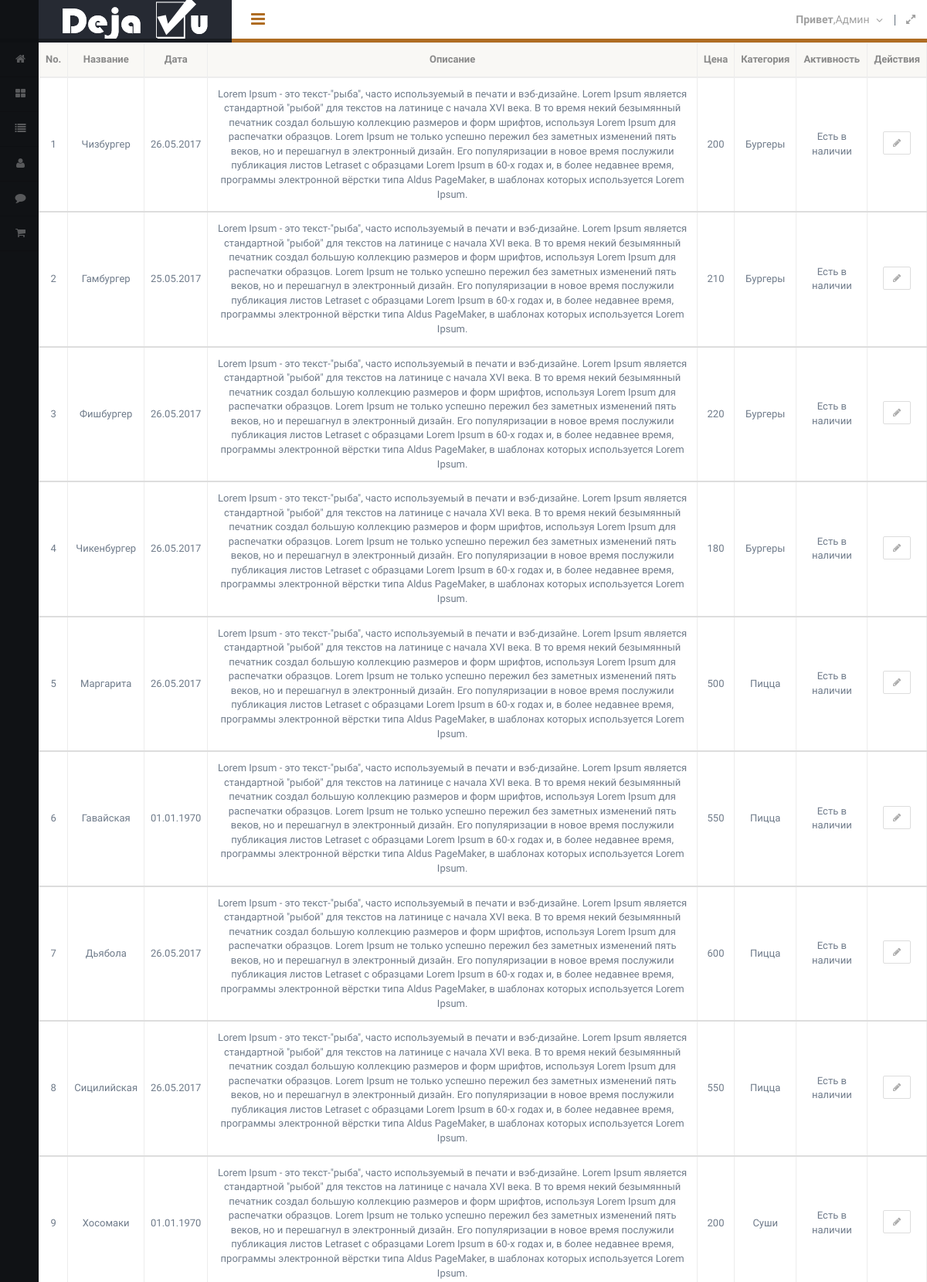
/admin/goods/index.php (signed in, upper part), run on the app's committed database.
### tables this page shows
CREATE TABLE IF NOT EXISTS `goods` (
  `id` int(11) NOT NULL,
  `name` varchar(255) NOT NULL,
  `date` int(11) DEFAULT NULL,
  `description` text,
  `price` int(11) NOT NULL,
  `id_category` int(11) DEFAULT NULL,
  `active` tinyint(1) NOT NULL DEFAULT '1'
);

CREATE TABLE IF NOT EXISTS `category` (
  `id` int(11) NOT NULL,
  `name` varchar(50) NOT NULL
);

### admin/goods/index.php (called while the page is built, shortened)
<?php
include_once("../../lib/db.php");
include ("../template/header.php");
include ("goods_select.php");?>
<?php include ("../template/footer.php"); ?>

### lib/db.php (called while the page is built, shortened)
<?php
$conn = mysqli_connect(DB_HOST, DB_USER, DB_PASSWORD, DB_NAME);
function fetchAll($sql){
    global $conn;
    $arr = [];
    $res = mysqli_query($conn, $sql);
    if (mysqli_num_rows($res) == 0) {
        return false;
    } else {
        while ($row = mysqli_fetch_array($res, MYSQLI_ASSOC)){
            $arr[] = $row;
        }
        return $arr;
    }
}

### admin/goods/goods_select.php (the view, shortened to what this page needs)
<?php
	$sql = "
		SELECT  goods.id, goods.name AS goods_name, goods.date, goods.description, goods.price, category.name AS category_name, goods.active
		FROM goods
		LEFT JOIN category
		ON  category.id = goods.id_category
	";
	$row = fetchAll($sql);
	?>
	<div class="table-responsive">
		<table cellpadding="0" cellspacing="0" border="0" class="table table-bordered table-striped">
			<thead>
					<tr>
						<th>No.</th>
						<th>Название</th>
						<th>Дата</th>
						<th>Описание</th>
						<th>Цена</th>
						<th>Категория</th>
						<th>Активность</th>
						<th>Действия</th>
					</tr>
			</thead>
	<? foreach ($row as $value) { ?>
			<tbody align="center">
					<tr>
						<td><?=$value["id"]?></td>
						<td valign="middle"><?=$value["goods_name"]?></td>
						<td><?=gmdate("d.m.Y", $value["date"])?></td>
						<td><?=$value["description"]?></td>
						<td><?=$value["price"]?></td>
						<td><?=$value["category_name"]?></td>
						<td><?
						if ($value["active"] == 1){
						echo "Есть в наличии";
						} else {
							echo "Нет в наличии";
						}
						?></td>
						<td>
							<span class="tooltip-area">
							<a href="goods_add.php?id=<?=$value['id']?>" class="btn btn-default btn-sm" title="Edit"><i class="fa fa-pencil"></i></a>
							</span>
						</td>
					</tr>
			</tbody>
	<?};?>
	</table>
		</div>

### data on the page
goods: id "1", name "Чизбургер", date "26.05.2017", description "Lorem Ipsum - это текст-\"рыба\", часто используемый в печати и вэб-дизайне. Lorem Ipsum является стандартной \"рыбой\" для текстов на латинице с начала XVI века. В то время некий безымянный печатник создал большую коллекцию размеров и форм шрифтов, используя Lorem Ipsum для распечатки образцов. Lorem Ipsum не только успешно пережил без заметных изменений пять веков, но и перешагнул в электронный дизайн. Его популяризации в новое время послужили публикация листов Letraset с образцами Lorem Ipsum в 60-х годах и, в более недавнее время, программы электронной вёрстки типа Aldus PageMaker, в шаблонах которых используется Lorem Ipsum.", price "200", id_category.name "Бургеры", active "Есть в наличии"
goods: id "2", name "Гамбургер", date "25.05.2017", description "Lorem Ipsum - это текст-\"рыба\", часто используемый в печати и вэб-дизайне. Lorem Ipsum является стандартной \"рыбой\" для текстов на латинице с начала XVI века. В то время некий безымянный печатник создал большую коллекцию размеров и форм шрифтов, используя Lorem Ipsum для распечатки образцов. Lorem Ipsum не только успешно пережил без заметных изменений пять веков, но и перешагнул в электронный дизайн. Его популяризации в новое время послужили публикация листов Letraset с образцами Lorem Ipsum в 60-х годах и, в более недавнее время, программы электронной вёрстки типа Aldus PageMaker, в шаблонах которых используется Lorem Ipsum.", price "210", id_category.name "Бургеры", active "Есть в наличии"
goods: id "3", name "Фишбургер", date "26.05.2017", description "Lorem Ipsum - это текст-\"рыба\", часто используемый в печати и вэб-дизайне. Lorem Ipsum является стандартной \"рыбой\" для текстов на латинице с начала XVI века. В то время некий безымянный печатник создал большую коллекцию размеров и форм шрифтов, используя Lorem Ipsum для распечатки образцов. Lorem Ipsum не только успешно пережил без заметных изменений пять веков, но и перешагнул в электронный дизайн. Его популяризации в новое время послужили публикация листов Letraset с образцами Lorem Ipsum в 60-х годах и, в более недавнее время, программы электронной вёрстки типа Aldus PageMaker, в шаблонах которых используется Lorem Ipsum.", price "220", id_category.name "Бургеры", active "Есть в наличии"
goods: id "4", name "Чикенбургер", date "26.05.2017", description "Lorem Ipsum - это текст-\"рыба\", часто используемый в печати и вэб-дизайне. Lorem Ipsum является стандартной \"рыбой\" для текстов на латинице с начала XVI века. В то время некий безымянный печатник создал большую коллекцию размеров и форм шрифтов, используя Lorem Ipsum для распечатки образцов. Lorem Ipsum не только успешно пережил без заметных изменений пять веков, но и перешагнул в электронный дизайн. Его популяризации в новое время послужили публикация листов Letraset с образцами Lorem Ipsum в 60-х годах и, в более недавнее время, программы электронной вёрстки типа Aldus PageMaker, в шаблонах которых используется Lorem Ipsum.", price "180", id_category.name "Бургеры", active "Есть в наличии"
goods: id "5", name "Маргарита", date "26.05.2017", description "Lorem Ipsum - это текст-\"рыба\", часто используемый в печати и вэб-дизайне. Lorem Ipsum является стандартной \"рыбой\" для текстов на латинице с начала XVI века. В то время некий безымянный печатник создал большую коллекцию размеров и форм шрифтов, используя Lorem Ipsum для распечатки образцов. Lorem Ipsum не только успешно пережил без заметных изменений пять веков, но и перешагнул в электронный дизайн. Его популяризации в новое время послужили публикация листов Letraset с образцами Lorem Ipsum в 60-х годах и, в более недавнее время, программы электронной вёрстки типа Aldus PageMaker, в шаблонах которых используется Lorem Ipsum.", price "500", id_category.name "Пицца", active "Есть в наличии"
goods: id "6", name "Гавайская", date "01.01.1970", description "Lorem Ipsum - это текст-\"рыба\", часто используемый в печати и вэб-дизайне. Lorem Ipsum является стандартной \"рыбой\" для текстов на латинице с начала XVI века. В то время некий безымянный печатник создал большую коллекцию размеров и форм шрифтов, используя Lorem Ipsum для распечатки образцов. Lorem Ipsum не только успешно пережил без заметных изменений пять веков, но и перешагнул в электронный дизайн. Его популяризации в новое время послужили публикация листов Letraset с образцами Lorem Ipsum в 60-х годах и, в более недавнее время, программы электронной вёрстки типа Aldus PageMaker, в шаблонах которых используется Lorem Ipsum.", price "550", id_category.name "Пицца", active "Есть в наличии"
goods: id "7", name "Дьябола", date "26.05.2017", description "Lorem Ipsum - это текст-\"рыба\", часто используемый в печати и вэб-дизайне. Lorem Ipsum является стандартной \"рыбой\" для текстов на латинице с начала XVI века. В то время некий безымянный печатник создал большую коллекцию размеров и форм шрифтов, используя Lorem Ipsum для распечатки образцов. Lorem Ipsum не только успешно пережил без заметных изменений пять веков, но и перешагнул в электронный дизайн. Его популяризации в новое время послужили публикация листов Letraset с образцами Lorem Ipsum в 60-х годах и, в более недавнее время, программы электронной вёрстки типа Aldus PageMaker, в шаблонах которых используется Lorem Ipsum.", price "600", id_category.name "Пицца", active "Есть в наличии"
goods: id "8", name "Сицилийская", date "26.05.2017", description "Lorem Ipsum - это текст-\"рыба\", часто используемый в печати и вэб-дизайне. Lorem Ipsum является стандартной \"рыбой\" для текстов на латинице с начала XVI века. В то время некий безымянный печатник создал большую коллекцию размеров и форм шрифтов, используя Lorem Ipsum для распечатки образцов. Lorem Ipsum не только успешно пережил без заметных изменений пять веков, но и перешагнул в электронный дизайн. Его популяризации в новое время послужили публикация листов Letraset с образцами Lorem Ipsum в 60-х годах и, в более недавнее время, программы электронной вёрстки типа Aldus PageMaker, в шаблонах которых используется Lorem Ipsum.", price "550", id_category.name "Пицца", active "Есть в наличии"
goods: id "9", name "Хосомаки", date "01.01.1970", description "Lorem Ipsum - это текст-\"рыба\", часто используемый в печати и вэб-дизайне. Lorem Ipsum является стандартной \"рыбой\" для текстов на латинице с начала XVI века. В то время некий безымянный печатник создал большую коллекцию размеров и форм шрифтов, используя Lorem Ipsum для распечатки образцов. Lorem Ipsum не только успешно пережил без заметных изменений пять веков, но и перешагнул в электронный дизайн. Его популяризации в новое время послужили публикация листов Letraset с образцами Lorem Ipsum в 60-х годах и, в более недавнее время, программы электронной вёрстки типа Aldus PageMaker, в шаблонах которых используется Lorem Ipsum.", price "200", id_category.name "Суши", active "Есть в наличии"
